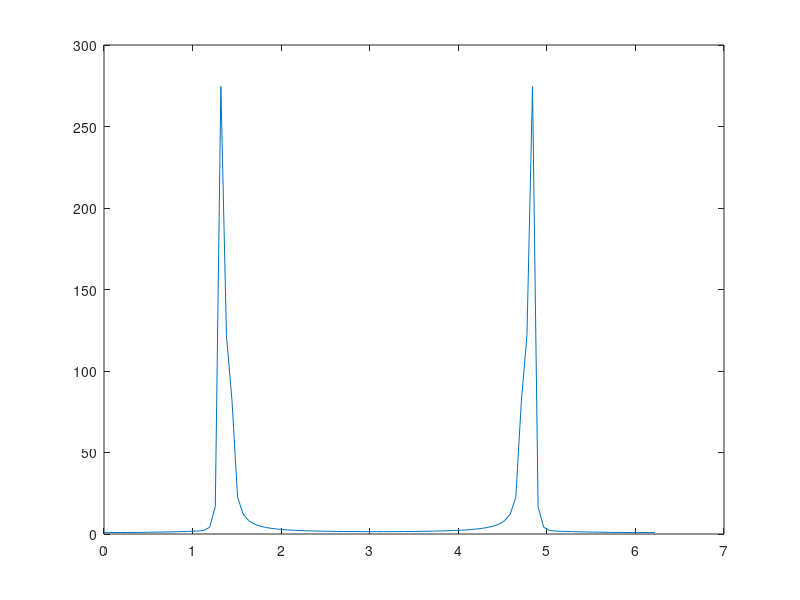

MATLAB code for this plot:
N = 100;
n = (0:N-1);
x = 5*cos(7*pi*n/16+pi/4)+3*sin(47*pi*n/100+pi/18);

tic;
X = fft(x,N);
toc;

%plot([0:49]*2*pi/N, abs(X));
%%
tic;
N = 100;
X = zeros(1, N);
for k = 1:N
    X(k) = 0;
    for n0 = 1:N
        X(k) = X(k) + x(n0)*exp(-i*2*pi*k*n0/N);
    end
end
toc;
%%
plot([0:N-1]*2*pi/N, abs(X));